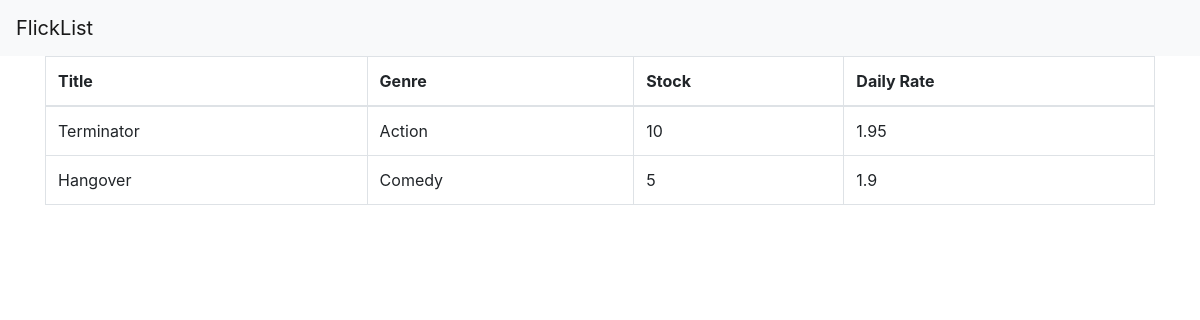
The page /movies/ on the database as committed earlier.
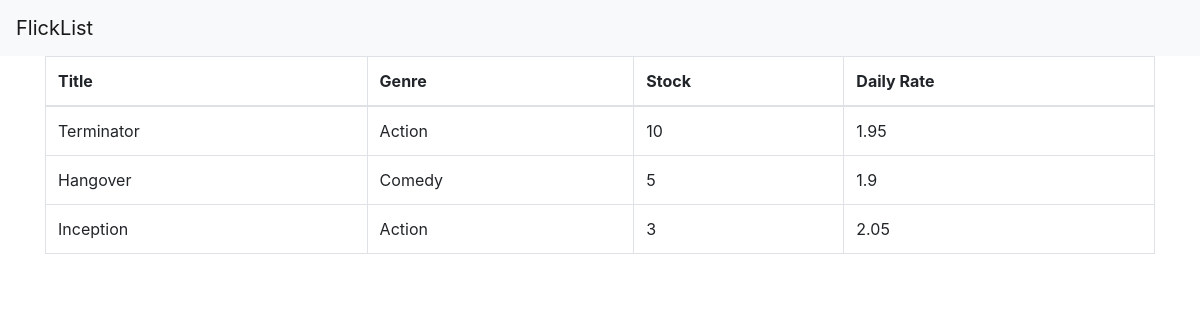
The same page on the database as committed later.
### movies/models.py (models this page shows)
class Movie(models.Model):
    title = models.CharField(max_length=255)
    release_year = models.IntegerField()
    number_in_stock = models.IntegerField()
    daily_rate = models.FloatField()
    genre = models.ForeignKey(Genre, on_delete=models.CASCADE) #what will happen when we delete a genre, CASCADE means all movies associated with that genre will be deleted
    date_created = models.DateTimeField(default=timezone.now)

class Genre(models.Model):
    name = models.CharField(max_length=255)
    def __str__(self):
        return self.name

### movies/views.py (the view)
# urls.py: path('', views.index, name='index')
def index(request):
    movies = Movie.objects.all()
    output = ', '.join([m.title for m in movies])
    return render(request, 'movies/index.html', { 'movies': movies})

### movies/templates/movies/index.html
{% extends "base.html" %} {% block content %}
<table class="table table-bordered table-hover">
  <thead>
    <tr>
      <th>Title</th>
      <th>Genre</th>
      <th>Stock</th>
      <th>Daily Rate</th>
    </tr>
  </thead>
  <tbody>
    {% for movie in movies %}
    <tr>
      <td>{{ movie.title }}</td>
      <td>{{ movie.genre }}</td>
      <td>{{ movie.number_in_stock }}</td>
      <td>{{ movie.daily_rate }}</td>
    </tr>
    {% endfor %}
  </tbody>
</table>
{% endblock %}

### templates/base.html (shortened to what this page needs)
<!DOCTYPE html>
<html lang="en">
  <head>
    <link
      rel="stylesheet"
      href="https://cdn.jsdelivr.net/npm/bootstrap@4.1.3/dist/css/bootstrap.min.css"
    />
  </head>
  <body>
    <nav class="navbar navbar-light bg-light">
      <a class="navbar-brand" href="#">FlickList</a>
    </nav>
    <main class="container">
        {% block content %}
        {% endblock %}
    </main>
  </body>
</html>

Rows that differ between the two databases and show on the page:
added Movie: title "Inception", genre "Action", number_in_stock "3", daily_rate "2.05"
